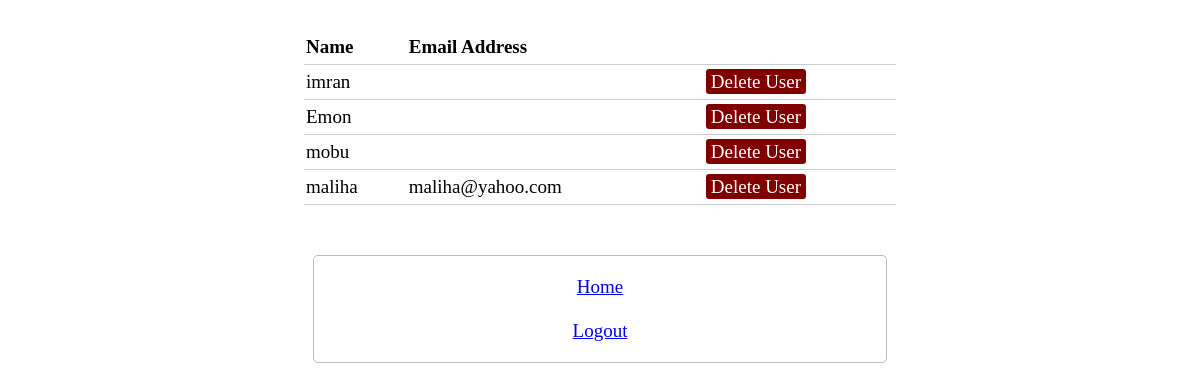
Page / (signed in) on the committed database.
### tables this page shows
CREATE TABLE `signup` (
  `uid` int(11) NOT NULL,
  `username` varchar(255) NOT NULL,
  `email` varchar(255) NOT NULL,
  `password` varchar(255) NOT NULL,
  `fname` varchar(30) NOT NULL,
  `lname` varchar(30) NOT NULL,
  `joining_date` timestamp NOT NULL DEFAULT CURRENT_TIMESTAMP,
  `gender` varchar(100) NOT NULL,
  `Type` varchar(30) NOT NULL
);

### index.php (the view, shortened to what this page needs)
<?php
include 'server.php';
?>
<!DOCTYPE html>
<html>
<head>
	<link rel="stylesheet" type="text/css" href="style.css">
</head>
<body>
<?php $results = mysqli_query($db, "SELECT * FROM signup"); ?>
<table>
	<thead>
		<tr>
			<th>Name</th>
			<th>Email Address</th>
		</tr>
	</thead>
	<?php while ($row = mysqli_fetch_array($results)) { ?>
		<tr>
			<td><?php echo $row['username']; ?></td>
			<td><?php echo $row['email']; ?></td>
      <td>
      <td>
        <a href="server.php?del=<?php echo $row['uid']; ?>" class="del_btn">Delete User</a>
      </td>
		</tr>
	<?php } ?>
</table>
<form method="post" action="server.php" >
	<center>
		<a href="admin.php">Home</a><br><br>
		<a href="logout.php">Logout</a>
	</center>
</form>
</body>
</html>

### style.css (style rules this page uses)
body { font-size: 19px; }
table { width: 50%; margin: 30px auto; border-collapse: collapse; text-align: left; }
tr { border-bottom: 1px solid #cbcbcb; }
th, td { border: none; height: 30px; padding: 2px; }
form { width: 45%; margin: 50px auto; text-align: left; padding: 20px; border: 1px solid #bbbbbb; border-radius: 5px; }
.del_btn { text-decoration: none; padding: 2px 5px; color: white; border-radius: 3px; background: #800000; }

### rows in the picture
signup: username "imran"
signup: username "Emon"
signup: username "mobu"
signup: username "maliha", email "maliha@yahoo.com"
